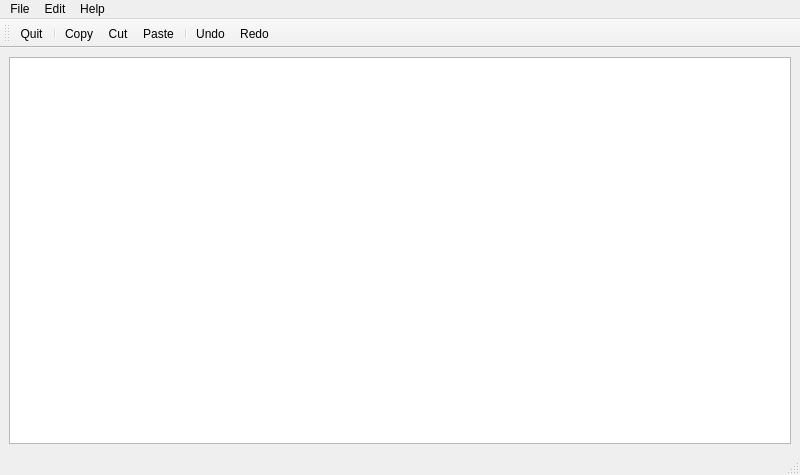
<?xml version="1.0" encoding="UTF-8"?>
<ui version="4.0">
 <class>MainWindow</class>
 <widget class="QMainWindow" name="MainWindow">
  <property name="geometry">
   <rect>
    <x>0</x>
    <y>0</y>
    <width>800</width>
    <height>475</height>
   </rect>
  </property>
  <property name="windowTitle">
   <string>MainWindow</string>
  </property>
  <widget class="QWidget" name="centralwidget">
   <layout class="QVBoxLayout" name="verticalLayout">
    <item>
     <widget class="QTextEdit" name="textEdit"/>
    </item>
   </layout>
  </widget>
  <widget class="QMenuBar" name="menubar">
   <property name="geometry">
    <rect>
     <x>0</x>
     <y>0</y>
     <width>800</width>
     <height>22</height>
    </rect>
   </property>
   <widget class="QMenu" name="menuFile">
    <property name="title">
     <string>File</string>
    </property>
    <addaction name="actionQuit"/>
   </widget>
   <widget class="QMenu" name="menuEdit">
    <property name="title">
     <string>Edit</string>
    </property>
    <addaction name="actionCopy"/>
    <addaction name="actionCut"/>
    <addaction name="actionPaste"/>
    <addaction name="separator"/>
    <addaction name="actionUndo"/>
    <addaction name="actionRedo"/>
   </widget>
   <widget class="QMenu" name="menuHelp">
    <property name="title">
     <string>Help</string>
    </property>
    <addaction name="actionAbout"/>
    <addaction name="actionAboutQt"/>
   </widget>
   <addaction name="menuFile"/>
   <addaction name="menuEdit"/>
   <addaction name="menuHelp"/>
  </widget>
  <widget class="QStatusBar" name="statusbar"/>
  <widget class="QToolBar" name="toolBar">
   <property name="windowTitle">
    <string>toolBar</string>
   </property>
   <attribute name="toolBarArea">
    <enum>TopToolBarArea</enum>
   </attribute>
   <attribute name="toolBarBreak">
    <bool>false</bool>
   </attribute>
   <addaction name="actionQuit"/>
   <addaction name="separator"/>
   <addaction name="actionCopy"/>
   <addaction name="actionCut"/>
   <addaction name="actionPaste"/>
   <addaction name="separator"/>
   <addaction name="actionUndo"/>
   <addaction name="actionRedo"/>
  </widget>
  <action name="actionQuit">
   <property name="icon">
    <iconset resource="resource.qrc">
     <normaloff>:/images/quitIcon.png</normaloff>:/images/quitIcon.png</iconset>
   </property>
   <property name="text">
    <string>Quit</string>
   </property>
  </action>
  <action name="actionCopy">
   <property name="icon">
    <iconset resource="resource.qrc">
     <normaloff>:/images/copyIcon.png</normaloff>:/images/copyIcon.png</iconset>
   </property>
   <property name="text">
    <string>Copy</string>
   </property>
  </action>
  <action name="actionCut">
   <property name="icon">
    <iconset resource="resource.qrc">
     <normaloff>:/images/cutIcon.png</normaloff>:/images/cutIcon.png</iconset>
   </property>
   <property name="text">
    <string>Cut</string>
   </property>
  </action>
  <action name="actionPaste">
   <property name="icon">
    <iconset resource="resource.qrc">
     <normaloff>:/images/pasteIcon.png</normaloff>:/images/pasteIcon.png</iconset>
   </property>
   <property name="text">
    <string>Paste</string>
   </property>
  </action>
  <action name="actionUndo">
   <property name="icon">
    <iconset resource="resource.qrc">
     <normaloff>:/images/undoIcon.png</normaloff>:/images/undoIcon.png</iconset>
   </property>
   <property name="text">
    <string>Undo</string>
   </property>
  </action>
  <action name="actionRedo">
   <property name="icon">
    <iconset resource="resource.qrc">
     <normaloff>:/images/redoIcon.png</normaloff>:/images/redoIcon.png</iconset>
   </property>
   <property name="text">
    <string>Redo</string>
   </property>
  </action>
  <action name="actionAbout">
   <property name="icon">
    <iconset resource="resource.qrc">
     <normaloff>:/images/aboutIcon.png</normaloff>:/images/aboutIcon.png</iconset>
   </property>
   <property name="text">
    <string>About</string>
   </property>
  </action>
  <action name="actionAboutQt">
   <property name="icon">
    <iconset resource="resource.qrc">
     <normaloff>:/images/aboutQtIcon.png</normaloff>:/images/aboutQtIcon.png</iconset>
   </property>
   <property name="text">
    <string>AboutQt</string>
   </property>
  </action>
 </widget>
 <resources>
  <include location="resource.qrc"/>
 </resources>
 <connections/>
</ui>
